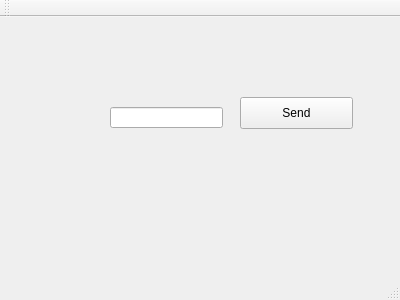
<?xml version="1.0" encoding="UTF-8"?>
<ui version="4.0">
 <class>MainWindow</class>
 <widget class="QMainWindow" name="MainWindow">
  <property name="geometry">
   <rect>
    <x>0</x>
    <y>0</y>
    <width>400</width>
    <height>300</height>
   </rect>
  </property>
  <property name="windowTitle">
   <string>MainWindow</string>
  </property>
  <widget class="QWidget" name="centralWidget">
   <widget class="QLineEdit" name="lineEdit">
    <property name="geometry">
     <rect>
      <x>110</x>
      <y>90</y>
      <width>113</width>
      <height>21</height>
     </rect>
    </property>
   </widget>
   <widget class="QPushButton" name="pushButton">
    <property name="geometry">
     <rect>
      <x>240</x>
      <y>80</y>
      <width>113</width>
      <height>32</height>
     </rect>
    </property>
    <property name="text">
     <string>Send</string>
    </property>
   </widget>
  </widget>
  <widget class="QMenuBar" name="menuBar">
   <property name="geometry">
    <rect>
     <x>0</x>
     <y>0</y>
     <width>400</width>
     <height>22</height>
    </rect>
   </property>
  </widget>
  <widget class="QToolBar" name="mainToolBar">
   <attribute name="toolBarArea">
    <enum>TopToolBarArea</enum>
   </attribute>
   <attribute name="toolBarBreak">
    <bool>false</bool>
   </attribute>
  </widget>
  <widget class="QStatusBar" name="statusBar"/>
 </widget>
 <layoutdefault spacing="6" margin="11"/>
 <resources/>
 <connections/>
</ui>
